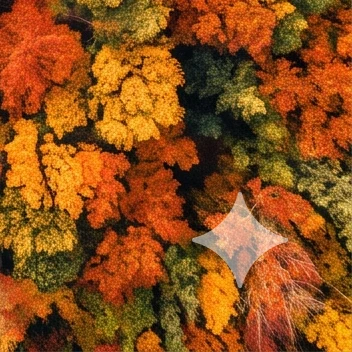
#> input picture web/assets/before.webp, 352 x 352 px, given in place of veo-small-720p.png, which was not available
$ python export_fixtures.py   (older library calls are emulated)
#> lines starting #> are read from the running program, lines starting #| are printed output that depends on the picture
"""Write golden fixtures (.npy) for the Rust core's primitive tests: the exact OpenCV calls research/pipeline.py and
research/image.py make, on small deterministic inputs. usage: python3 research/export_fixtures.py"""
import os, numpy as np, cv2
OUT = os.path.join(os.path.dirname(__file__), "..", "crates", "cleanplate-core", "tests", "fixtures")
os.makedirs(OUT, exist_ok=True)
def save(name, a): np.save(os.path.join(OUT, name + ".npy"), np.ascontiguousarray(a))
rng = np.random.default_rng(1)
a = cv2.GaussianBlur(rng.uniform(0, 255, (29, 37)).astype(np.float32), (0, 0), 1.2)   # smooth-ish, h=29 w=37
b = rng.uniform(0, 255, (48, 64)).astype(np.float32)
save("in_a", a); save("in_b", b)
for s in (1.0, 3.0):
    save(f"gauss_a_{s:g}", cv2.GaussianBlur(a, (0, 0), s)); save(f"gauss_b_{s:g}", cv2.GaussianBlur(b, (0, 0), s))
save("sobel_x_b", cv2.Sobel(b, cv2.CV_32F, 1, 0)); save("sobel_y_b", cv2.Sobel(b, cv2.CV_32F, 0, 1))
m = (rng.uniform(0, 1, (29, 37)) > 0.93).astype(np.uint8); save("mask_a", m)
for k in (3, 5, 9):
    save(f"dilate_{k}", cv2.dilate(m, np.ones((k, k), np.uint8)))
def harmonic(F, hole, iters=150):   # verbatim from research/pipeline.py
#> called with iters = 150
    G = F.copy(); G[hole] = F[~hole].mean()
    for _ in range(iters):
        Pd = np.pad(G, 1, mode="edge")
        G[hole] = ((Pd[:-2, 1:-1] + Pd[2:, 1:-1] + Pd[1:-1, :-2] + Pd[1:-1, 2:]) / 4)[hole]
    return G
hole = np.zeros((29, 37), bool); hole[8:20, 10:27] = True; save("hole_a", hole.astype(np.uint8))
save("harmonic_a", harmonic(a, hole))
save("area_b_32x24", cv2.resize(b, (32, 24), interpolation=cv2.INTER_AREA))
t = rng.uniform(0, 1, (96, 96)).astype(np.float32); save("in_t96", t)
save("area_t_58", cv2.resize(t, (58, 58), interpolation=cv2.INTER_AREA))
save("cubic_a_56x44", cv2.resize(a, (56, 44), interpolation=cv2.INTER_CUBIC))
mx = (np.mgrid[0:29, 0:37][1] + rng.uniform(-3, 3, (29, 37))).astype(np.float32)
my = (np.mgrid[0:29, 0:37][0] + rng.uniform(-3, 3, (29, 37))).astype(np.float32)
save("map_x", mx); save("map_y", my)
for interp, iname in ((cv2.INTER_LINEAR, "linear"), (cv2.INTER_CUBIC, "cubic")):
    save(f"remap_{iname}_rep", cv2.remap(a, mx, my, interp, borderMode=cv2.BORDER_REPLICATE))
    save(f"remap_{iname}_const", cv2.remap(a, mx, my, interp, borderMode=cv2.BORDER_CONSTANT, borderValue=0))
print("fixtures ->", os.path.abspath(OUT), len(os.listdir(OUT)), "files")

# ---- Task 2: template matching, resize by factor, video detection (inputs: 3 corner frames per clip)
tpl = b[5:17, 6:26].copy(); save("tpl_b", tpl)
save("match_b", cv2.matchTemplate(b, tpl, cv2.TM_CCOEFF_NORMED))
v = cv2.imread(os.path.join(os.path.dirname(__file__), "..", "assets", "marks", "google", "veo-small-720p.png"), 0).astype(np.float32) / 255
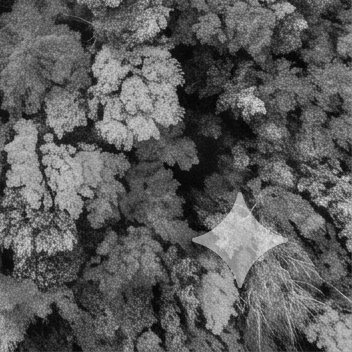
#> v: shape (352, 352) float32; min 0.00392, max 0.886, mean 0.36
ys, xs = np.where(v > 0); v = v[ys.min():ys.max() + 1, xs.min():xs.max() + 1]; save("veo_trim", v)
save("veo_fx1_5", cv2.resize(v, None, fx=1.5, fy=1.5, interpolation=cv2.INTER_CUBIC))
#> in save (call 28), `def save(name, a): np.save(os.path.join(OUT, name + ".npy"), np.ascont..`:
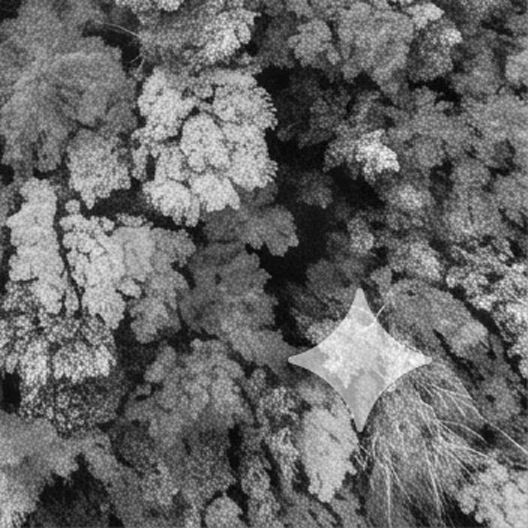
#> a: shape (528, 528) float32; min -0.0086, max 0.888, mean 0.36; drawn with min black and max white
save("veo_fx0_667", cv2.resize(v, None, fx=0.667, fy=0.667, interpolation=cv2.INTER_AREA))
#> in save (call 29), `def save(name, a): np.save(os.path.join(OUT, name + ".npy"), np.ascont..`:
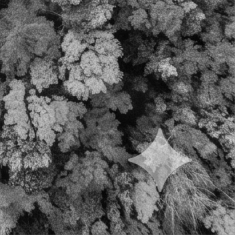
#> a: shape (235, 235) float32; min 0.0189, max 0.861, mean 0.36
import glob, subprocess
BENCH = os.path.join(os.path.dirname(__file__), "..", "..")
MARKS = os.path.join(os.path.dirname(__file__), "..", "assets", "marks")
KNOWN = {"veo-small-720p.png": [(16, 16)], "veo-small-1080p.png": [(24, 24)], "gemini-diamond-48.png": [(72, 72), (96, 96)],
         "gemini-diamond-96.png": [(64, 64), (192, 192)], "gemini-diamond-v1-48.png": [(32, 32), (72, 72), (96, 96)],
         "gemini-diamond-v1-96.png": [(64, 64), (192, 192)], "gemini-diamond-36.png": [(32, 32)],
         "veo-legacy-68.png": [(17, 18)]}
def detect(Yc, W, H, CW, CH, min_ncc=0.5):   # verbatim logic of research/pipeline.py lines 93-125
    N = len(Yc); step = max(1, N // 120); samp = Yc[::step].astype(np.float32)
    hp = (samp - np.array([cv2.GaussianBlur(s, (0, 0), 3) for s in samp])).mean(0)
    best = None
    for f in sorted(glob.glob(os.path.join(MARKS, "*", "*.png"))):
        A0 = cv2.imread(f, cv2.IMREAD_GRAYSCALE).astype(np.float32) / 255.0
        ys, xs = np.where(A0 > 0); A0 = A0[ys.min():ys.max() + 1, xs.min():xs.max() + 1]
        for sc in sorted({1.0, round(min(W, H) / 720, 3)}):
            A = cv2.resize(A0, None, fx=sc, fy=sc, interpolation=cv2.INTER_AREA if sc < 1 else cv2.INTER_CUBIC) if sc != 1 else A0
            if A.shape[0] >= CH or A.shape[1] >= CW or min(A.shape) < 6: continue
            t = A - cv2.GaussianBlur(A, (0, 0), 3)
            r = cv2.matchTemplate(hp, t, cv2.TM_CCOEFF_NORMED); _, sc_, _, loc = cv2.minMaxLoc(r)
            if best is None or sc_ > best[0]: best = (sc_, os.path.basename(f), sc, loc, A)
    ncc, name, sc, (mx, my), A = best
    mr, mb = CW - (mx + A.shape[1]), CH - (my + A.shape[0])
    known = any(abs(mr - r * sc) <= 3 and abs(mb - b * sc) <= 3 for r, b in KNOWN.get(name, []))
    floor_ = 0.45 if known else max(min_ncc, 0.75)
    return dict(name=name, scale=sc, x=mx, y=my, ncc=float(ncc), known=known, floor=floor_, ok=ncc >= floor_)
SEL3 = "select='eq(n\\,0)+eq(n\\,60)+eq(n\\,120)'"
SEL8 = "select='not(mod(n\\,24))'"
for tag, clip, sel in (("veo", "bench/veo31fast_flower_720p_marked.mp4", SEL3), ("diamond", "bench_diamond/veo31fast_flower_720p_marked.mp4", SEL8),
                       ("clean", "bench/veo31fast_flower_720p_floor.mp4", SEL3)):
#> (the run stopped early here; a loop or call above may not have finished)
